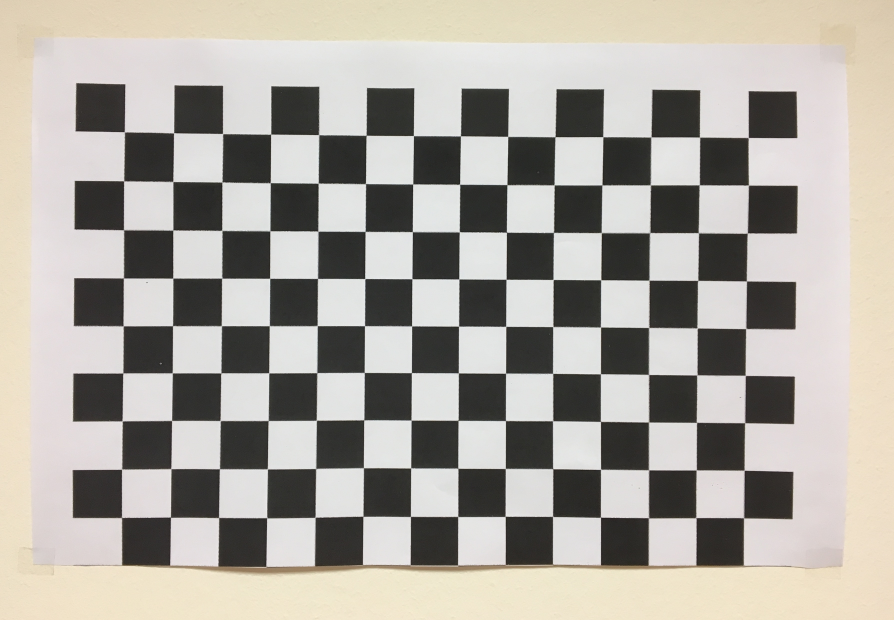
#> input picture Source/LKT/assets/checkerboard_1.jpg, 3576 x 2480 px (shown at 1/4 size)
$ python -i corners_tracking.py   (imports and definitions only)
#> lines starting #> are read from the running program, lines starting #| are printed output that depends on the picture
import time
import numpy as np

from scipy import signal
from utils import get_all_eigmin


def get_good_features(frame, **kwargs):

    # print('Phase 2: Tomasi')
    phase2_start = time.time()

    corners = detect_corners_tomasi(frame, kwargs['maxCorners'], kwargs['minDistance'], kwargs.get('winSize', 13))
    # print('Phase 2: Tomasi, Ended in ' + str(time.time() - phase2_start) + ' seconds')

    return corners.astype(np.float32)


# [55 lines left out: function detect_corners_tomasi, not called in this run]

>>> import cv2
>>> picture = cv2.imread('assets/checkerboard_1.jpg', cv2.IMREAD_GRAYSCALE)
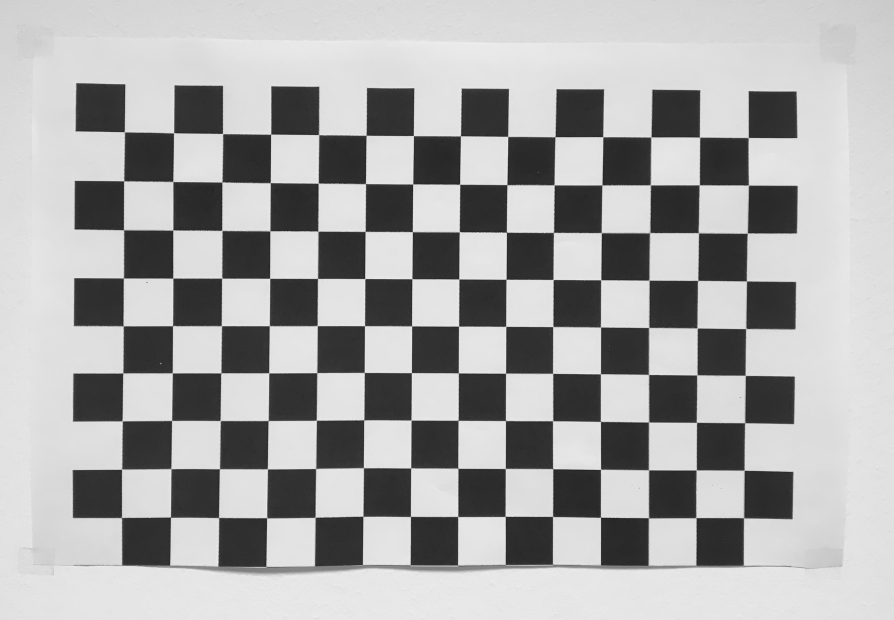
#> picture: shape (2480, 3576) (shown at 1/4 size); min 8, max 254, mean 168.5
#> (the run stopped early here; a loop or call above may not have finished)
